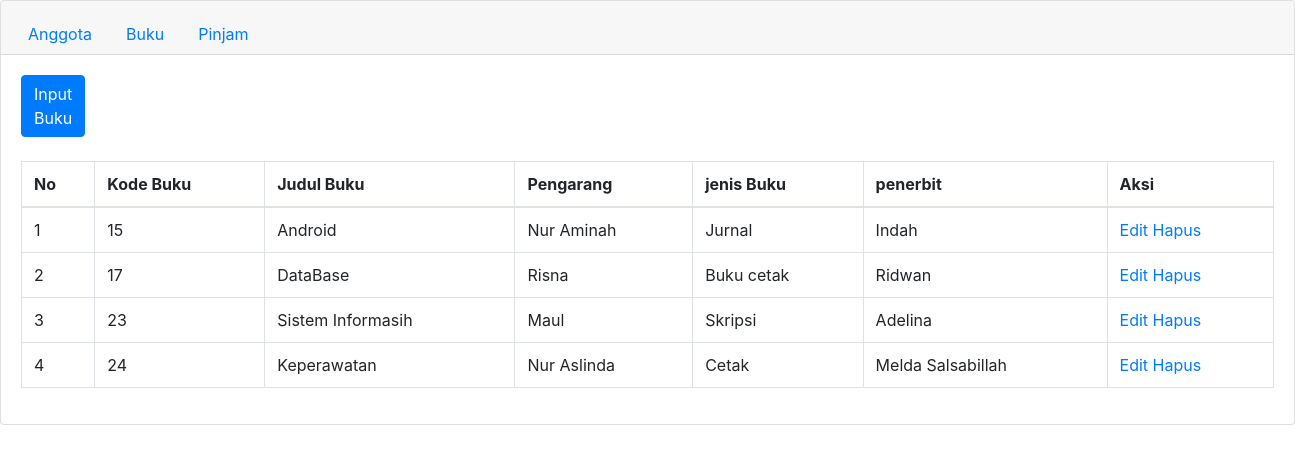
The app's page /buku.php with its own data.
### tables this page shows
CREATE TABLE `buku` (
  `kd_buku` int(5) NOT NULL,
  `judul_buku` varchar(32) DEFAULT NULL,
  `pengarang` varchar(32) DEFAULT NULL,
  `jenis_buku` varchar(32) DEFAULT NULL,
  `penerbit` varchar(32) DEFAULT NULL
);

### buku.php (the view, shortened to what this page needs)
<html>
<head>
</head>
    <link rel="stylesheet" href="https://stackpath.bootstrapcdn.com/bootstrap/4.3.1/css/bootstrap.min.css">
    <body>
     <div class="card text-center">
        <div class="card-header">
          <ul class="nav nav-tabs card-header-tabs">
            <li class="nav-item">
              <a class="nav-link " href="anggota.php">Anggota</a>
            </li>
            <li class="nav-item">
              <a class="nav-link" href="buku.php">Buku</a>
            </li>
            <li class="nav-item">
              <a class="nav-link" href="pinjam.php">Pinjam</a>
            </li>
          </ul>
        </div>
        <div class="card-body">
          <table class="table table-bordered" >
            <a href="input_buku.php" class="btn btn-primary" style="margin-right:1200px" >Input Buku</a>
            <br>
            <br>
              <thead>
                      <tr>
                        <th scope="col">No</th>
                        <th scope="col">Kode Buku</th>
                        <th scope="col">Judul Buku</th>
                        <th scope="col">Pengarang</th>
                        <th scope="col">jenis Buku</th>
                        <th scope="col">penerbit</th>
                        <th scope="col">Aksi</th>
                      </tr>
                </thead>
				<tbody>
					<?php
					include "koneksi.php";
					$sql= mysqli_query ($koneksi, "select * from buku order by kd_buku");
					$no = 1;
					while ($data=mysqli_fetch_array($sql)) {
					?>
	                    <tr class="odd gradeX">
	                        <td><?php echo $no?></td>
	                        <td><?php echo $data['kd_buku'];?></td>
							<td><?php echo $data['judul_buku'];?></td>
							<td><?php echo $data['pengarang'];?></td>
							<td><?php echo $data['jenis_buku'];?></td>
							<td class="center"><?php echo $data['penerbit'];?></td>
	                        <td class="center"><a href="edit_buku.php?id=<?php echo $data['kd_buku']; ?>" > Edit </a>
	                        <a href="hapus_buku.php?id=<?php echo $data['kd_buku']; ?>" onClick = "return confirm('Apakah Anda ingin mengapus  <?php echo $data['judul_buku']; ?>?')"> Hapus</a></td>
	                    </tr>
	                <?php $no++; }?>
                </tbody>
			</table>
		</div>
</body>
</html>

### records on screen
buku: kd_buku "15", judul_buku "Android", pengarang "Nur Aminah", jenis_buku "Jurnal", penerbit "Indah"
buku: kd_buku "17", judul_buku "DataBase", pengarang "Risna", jenis_buku "Buku cetak", penerbit "Ridwan"
buku: kd_buku "23", judul_buku "Sistem Informasih", pengarang "Maul", jenis_buku "Skripsi", penerbit "Adelina"
buku: kd_buku "24", judul_buku "Keperawatan", pengarang "Nur Aslinda", jenis_buku "Cetak", penerbit "Melda Salsabillah"
